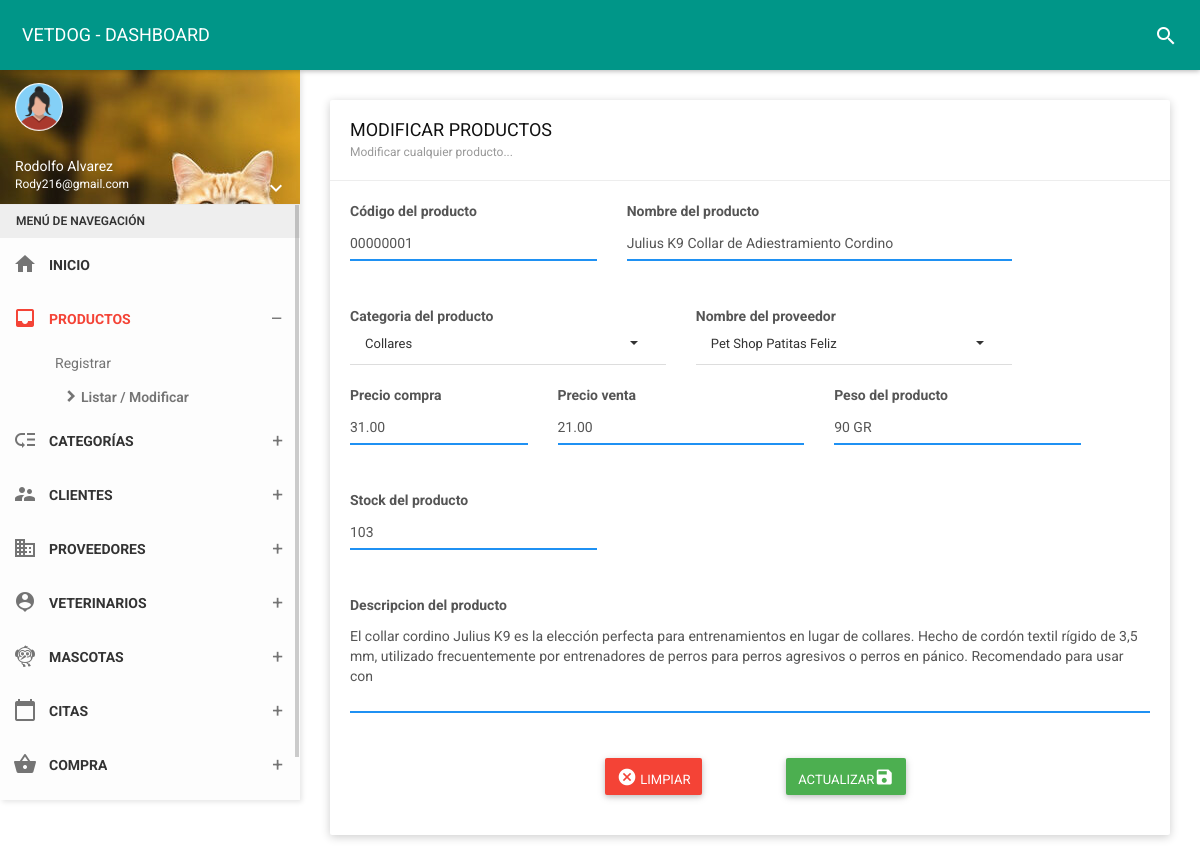
The app's page /vista/productos/edit?id=1 (signed in) with its own data.
### tables this page shows
CREATE TABLE `products` (
  `id_prod` int(11) NOT NULL,
  `codigo` char(14) NOT NULL,
  `id_cate` int(11) NOT NULL,
  `foto` varchar(255) NOT NULL,
  `nompro` varchar(100) NOT NULL,
  `peso` char(5) NOT NULL,
  `id_prove` int(11) NOT NULL,
  `descp` varchar(255) NOT NULL,
  `preciC` decimal(10,2) NOT NULL,
  `precV` decimal(10,2) NOT NULL,
  `stock` char(4) NOT NULL,
  `estado` char(1) NOT NULL,
  `fere` timestamp NOT NULL DEFAULT current_timestamp() ON UPDATE current_timestamp()
);

CREATE TABLE `category` (
  `id_cate` int(11) NOT NULL,
  `nomcate` varchar(50) NOT NULL,
  `estado` char(1) NOT NULL,
  `fere` timestamp NOT NULL DEFAULT current_timestamp() ON UPDATE current_timestamp()
);

CREATE TABLE `supplier` (
  `id_prove` int(11) NOT NULL,
  `nomprove` varchar(255) NOT NULL,
  `ruc` char(14) NOT NULL,
  `direcc` varchar(200) NOT NULL,
  `pais` varchar(50) NOT NULL,
  `tele` char(12) NOT NULL,
  `corre` varchar(35) NOT NULL,
  `estado` char(1) NOT NULL,
  `fere` timestamp NOT NULL DEFAULT current_timestamp() ON UPDATE current_timestamp()
);

### vista/productos/edit.php (the view, shortened to what this page needs)
<!DOCTYPE html>
<html>
<head>
    <link href="../../assets/plugins/bootstrap-select/css/bootstrap-select.css" rel="stylesheet" />
    <link href="../../assets/plugins/bootstrap/css/bootstrap.css" rel="stylesheet">
    <link href="../../assets/plugins/node-waves/waves.css" rel="stylesheet" />
    <link href="../../assets/plugins/animate-css/animate.css" rel="stylesheet" />
    <link href="../../css/style.css" rel="stylesheet">
    <link href="../../assets/css/themes/all-themes.css" rel="stylesheet" />
       <link rel="stylesheet" href="https://cdnjs.cloudflare.com/ajax/libs/limonte-sweetalert2/11.1.9/sweetalert2.min.css" />
</head>
<body class="theme-red">
    <nav class="navbar">
        <div class="container-fluid">
            <div class="navbar-header">
                <a class="navbar-brand" href="../panel-admin/administrador"> VETDOG - DASHBOARD </a>
            </div>
            <div class="collapse navbar-collapse" id="navbar-collapse">
                <ul class="nav navbar-nav navbar-right">
                    <li><a href="javascript:void(0);" class="js-search" data-close="true"><i class="material-icons">search</i></a></li>
                </ul>
            </div>
        </div>
    </nav>
    <section>
        <aside id="leftsidebar" class="sidebar">
            <div class="user-info">
                <div class="image">
                    <img src="../../assets/img/mujerico.png" width="48" height="48" alt="User" />
                </div>
                <div class="info-container">
                    <div class="name" data-toggle="dropdown" aria-haspopup="true" aria-expanded="false"><?php echo ucfirst($_SESSION['nombre']); ?></div>
                    <div class="email"><?php echo ucfirst($_SESSION['correo']); ?></div>
                    <div class="btn-group user-helper-dropdown">
                        <i class="material-icons" data-toggle="dropdown" aria-haspopup="true" aria-expanded="true">keyboard_arrow_down</i>
                    </div>
                </div>
            </div>
            <div class="menu">
                <ul class="list">
                    <li class="header">MENÚ DE NAVEGACIÓN</li>
                    <li>
                        <a href="../panel-admin/administrador">
                            <i class="material-icons">home</i>
                            <span>INICIO</span>
                        </a>
                    </li>
                    <li class="active">
                        <a href="javascript:void(0);" class="menu-toggle">
                            <i class="material-icons">inbox</i>
                            <span>PRODUCTOS</span>
                        </a>
                        <ul class="ml-menu">
                            <li>
                                <a href="../productos/nuevo">Registrar</a>
                            </li>
                            <li class="active">
                                <a href="../../folder/productos">Listar / Modificar</a>
                            </li>
                        </ul>
                    </li>
                    <li>
                        <a href="javascript:void(0);" class="menu-toggle">
                            <i class="material-icons">low_priority</i>
                            <span>CATEGORÍAS</span>
                        </a>
                    </li>
                    <li>
                        <a href="javascript:void(0);" class="menu-toggle">
                            <i class="material-icons">supervisor_account</i>
                            <span>CLIENTES</span>
                        </a>
                    </li>
                    <li>
                        <a href="javascript:void(0);" class="menu-toggle">
                            <i class="material-icons">business</i>
                            <span>PROVEEDORES</span>
                        </a>
                    </li>
                    <li>
                        <a href="javascript:void(0);" class="menu-toggle">
                            <i class="material-icons">person_pin</i>
                            <span>VETERINARIOS</span>
                        </a>
                    </li>
                    <li>
                        <a href="javascript:void(0);" class="menu-toggle">
                            <i class="material-icons">flutter_dash</i>
                            <span>MASCOTAS</span>
                        </a>
</li>
                    <li>
                        <a href="javascript:void(0);" class="menu-toggle">
                            <i class="material-icons">calendar_today</i>
                            <span>CITAS</span>
                        </a>
    </li>
    <li>
                        <a href="javascript:void(0);" class="menu-toggle">
                            <i class="material-icons">shopping_basket</i>
                            <span>COMPRA</span>
                        </a>
    </li>
<li>
                        <a href="javascript:void(0);" class="menu-toggle">
                        </a>
    </li>
    </section>
    <section class="content">
        <div class="container-fluid">
            <div class="row clearfix">
                <div class="col-lg-12 col-md-12 col-sm-12 col-xs-12">
                    <div class="card">
                        <div class="header">
                            <h2>
                                MODIFICAR PRODUCTOS
                                <small>Modificar cualquier producto...</small>
                            </h2>
                        </div>
                    <div class="body">
<?php
function connect(){
return new mysqli("localhost","root","","vetdog");
}
$con = connect();
$id = $_GET['id'];
$sql = "SELECT products.id_prod, products.codigo, category.id_cate, category.nomcate, products.foto, products.nompro, products.peso, supplier.id_prove, supplier.nomprove, supplier.ruc, supplier.direcc, supplier.tele, supplier.pais, supplier.corre,products.descp, products.preciC, products.precV, products.stock, products.estado, products.fere FROM products INNER JOIN category ON products.id_cate =category.id_cate INNER JOIN supplier ON products.id_prove = supplier.id_prove  WHERE id_prod= '$id'";
$query  =$con->query($sql);
$data =  array();
if($query){
  while($r = $query->fetch_object()){
    $data[] = $r;
  }
}
?>
<?php if(count($data)>0):?>
    <?php foreach($data as $d):?>
                        <form method="POST"  autocomplete="off" action="../../folder/productos?id=<?php echo $d->id_prod; ?>">
                            <div class="row clearfix">
                                <div class="col-sm-4">
                                    <label class="control-label">Código del producto</label>
                                    <div class="form-group">
                                        <div class="form-line">
                                            <input type="text" name="codigo" value="<?php echo $d->codigo; ?>" onKeypress="if (event.keyCode < 45 || event.keyCode > 57) event.returnValue = false;" maxlength="8" required class="form-control" placeholder="Código del producto..." />
                                        </div>
                                    </div>
                                </div>
                                <div class="col-sm-6">
                                    <label class="control-label">Nombre del producto</label>
                                    <div class="form-group">
                                        <div class="form-line">
                                            <input type="text" name="nompro"  value="<?php echo $d->nompro; ?>"  required class="form-control" placeholder="Nombre del producto..." />
                                        </div>
                                    </div>
                                </div>
                                <div class="col-sm-5">
                                    <label class="control-label">Categoria del producto</label>
                                    <select class="form-control show-tick"  name="id_cate">
                                        <option value="<?php echo $d->id_cate; ?>"><?php echo $d->nomcate; ?></option>
                                    </select>
                                </div>
                                <div class="col-sm-5">
                                    <label class="control-label">Nombre del proveedor</label>
                                    <select class="form-control show-tick"  name="id_prove">
                                        <option value="<?php echo $d->id_prove; ?>"><?php echo $d->nomprove; ?></option>
                                    </select>
                                </div>
                                <div class="col-sm-3">
                                    <label class="control-label">Precio compra</label>
                                    <div class="form-group">
                                        <div class="form-line">
                                            <input type="text" value="<?php echo $d->preciC; ?>"  name="preciC"  onKeypress="if (event.keyCode < 45 || event.keyCode > 57) event.returnValue = false;" required class="form-control" placeholder="Precio compra..." />
                                        </div>
                                    </div>
                                </div>
                                <div class="col-sm-4">
                                    <label class="control-label">Precio venta</label>
                                    <div class="form-group">
                                        <div class="form-line">
                                            <input type="text" name="precV" value="<?php echo $d->precV; ?>" onKeypress="if (event.keyCode < 45 || event.keyCode > 57) event.returnValue = false;" required class="form-control" placeholder="Precio venta..." />
                                        </div>
                                    </div>
                                </div>
                                <div class="col-sm-4">
                                    <label class="control-label">Peso del producto</label>
                                    <div class="form-group">
                                        <div class="form-line">
                                            <input type="text" value="<?php echo $d->peso; ?>" name="peso" maxlength="5" required class="form-control" placeholder="Peso..." />
                                        </div>
                                    </div>
                                </div>
                                <div class="col-sm-4">
                                    <label class="control-label">Stock del producto</label>
                                    <div class="form-group">
                                        <div class="form-line">
                                            <input type="text" value="<?php echo $d->stock; ?>" maxlength="2" onKeypress="if (event.keyCode < 45 || event.keyCode > 57) event.returnValue  = false;" name="stock" required class="form-control" placeholder="Stock..." />
                                        </div>
                                    </div>
                                </div>
                                <div class="col-sm-12">
                                    <label class="control-label">Descripcion del producto</label>
                                    <div class="form-group">
                                        <div class="form-line">
                                            <textarea rows="4" name="descp" value="<?php echo $d->descp; ?>" class="form-control no-resize" placeholder="Descripcion..."><?php echo $d->descp; ?></textarea>
                                        </div>
                                    </div>
                                </div>
                            </div>
                                <div class="container-fluid" align="center">
                                    <div class="col-xs-12 col-sm-6 col-md-4 col-lg-3">
                                    </div>
                                    <div class="col-xs-12 col-sm-6 col-md-4 col-lg-3">
                                        <a type="button" href="../../folder/productos" class="btn bg-red"><i class="material-icons">cancel</i> LIMPIAR </a>
                                    </div>
                                    <div class="col-xs-12 col-sm-6 col-md-4 col-lg-3">
                                         <button class="btn bg-green" name="update">ACTUALIZAR<i class="material-icons">save</i></button>
                                    </div>
                                </div>
                        </form>
                 </div>
 <?php endforeach; ?>
    <?php else:?>
      <span class="px-2 py-1 font-semibold leading-tight text-red-700 bg-red-100 rounded-full dark:text-red-100 dark:bg-red-700">
          No hay datos
        </span>
    <?php endif; ?>
                    </div>
                        </div>
                    </div>
                </div>
    </section>
</body>
</html>

### assets/css/themes/all-themes.css (style rules this page uses)
.theme-red .navbar-brand { color: #fff; }
.theme-red .nav > li > a { color: #fff; }
.theme-red .sidebar .menu .list li.active { background-color: transparent; }
.theme-red .sidebar .menu .list li.active > :first-child i, .theme-red .sidebar .menu .list li.active > :first-child span { color: #F44336; }
.theme-red .sidebar .menu .list .toggled { background-color: transparent; }
.theme-red .sidebar .menu .list .ml-menu { background-color: transparent; }

### records on screen
products: codigo "00000001", nompro "Julius K9 Collar de Adiestramiento Cordino", id_cate.nomcate "Collares", id_prove.nomprove "Pet Shop Patitas Feliz", preciC "31.00", precV "21.00", peso "90 GR", stock "103", descp "El collar cordino Julius K9 es la elección perfecta para entrenamientos en lugar de collares. Hecho de cordón textil rígido de 3,5 mm, utilizado frecuentemente por entrenadores de perros para perros agresivos o perros en pánico. Recomendado para usar con"

### other values on screen
$_SESSION['nombre'] "Rodolfo Alvarez"
$_SESSION['correo'] "Rody216@gmail.com"
